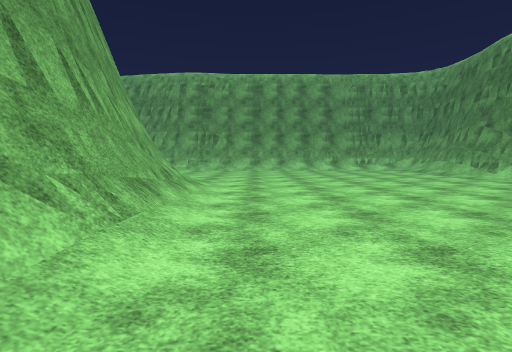
View 1 (above)

20 first-person views from a walk through a Unity game level. The camera is 1.3 m above the floor, tilts 4° down and sees 85° across. The floor is counted in squares, 1 m on a side. Each view is taken from the middle of a square. On the plan, view 1 faces up. The plan holds only what a view shows up to about 13 squares ahead; the rest is blank. The place goes on beyond the plan. The player character is not drawn. Surface patterns are stand-ins for the level's own textures.

View 2
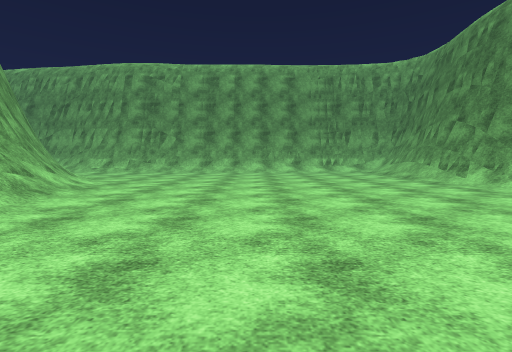

View 3
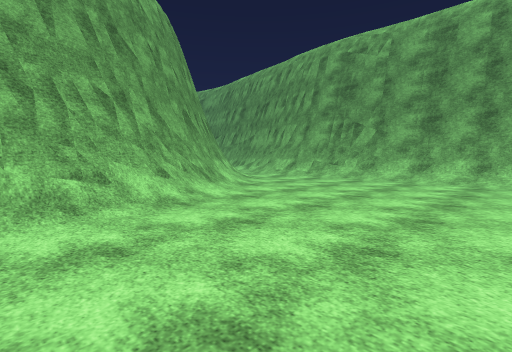

View 4
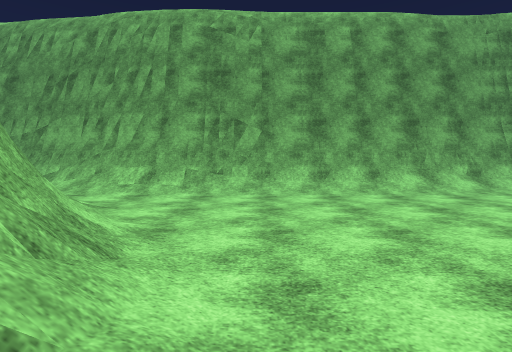

View 5
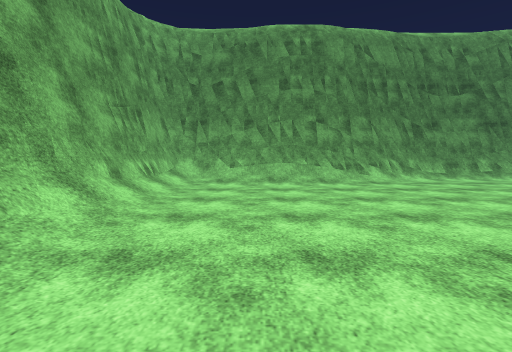

View 6
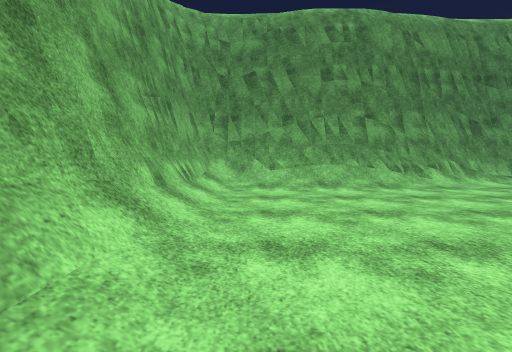

View 7
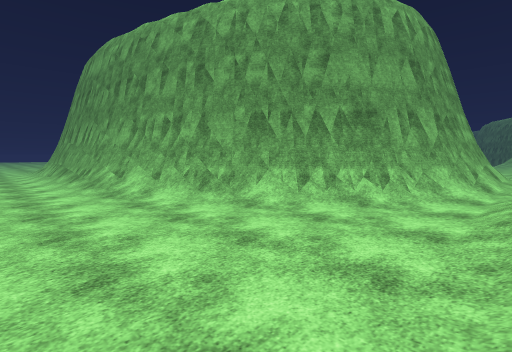

View 8
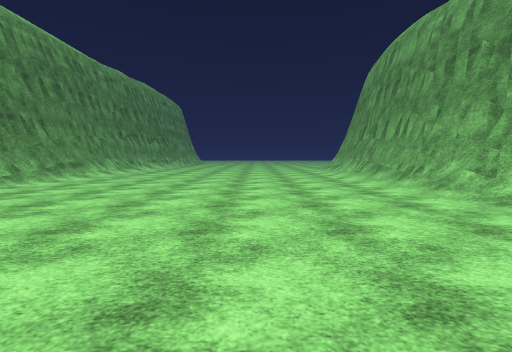

View 9
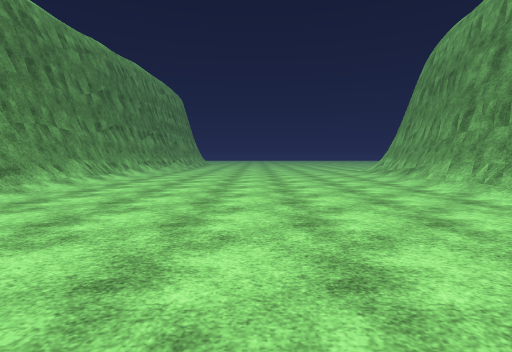

View 10
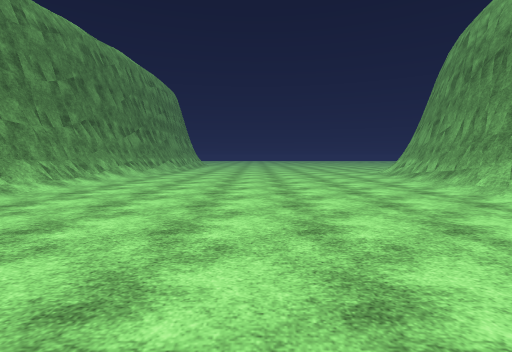

View 11
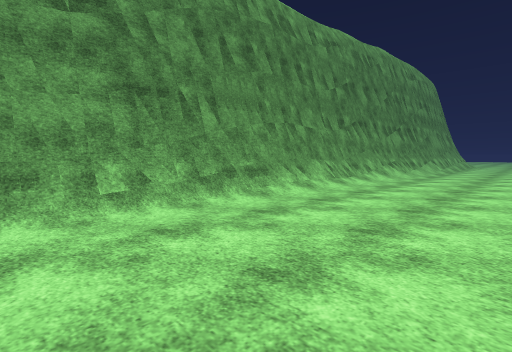

View 12
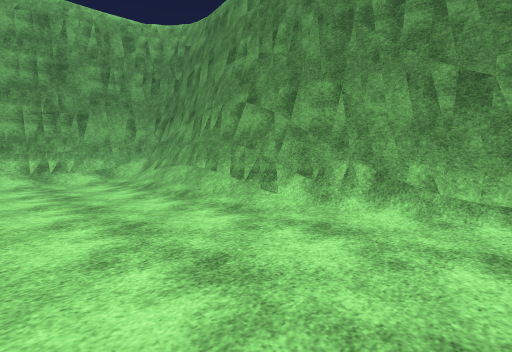

View 13
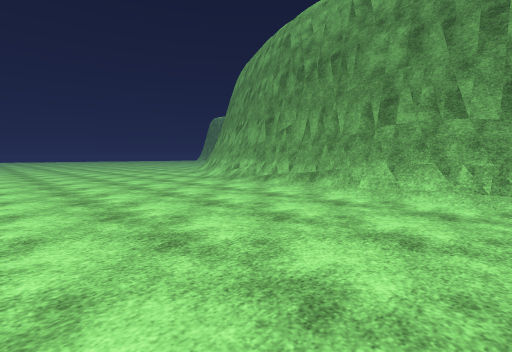

View 14
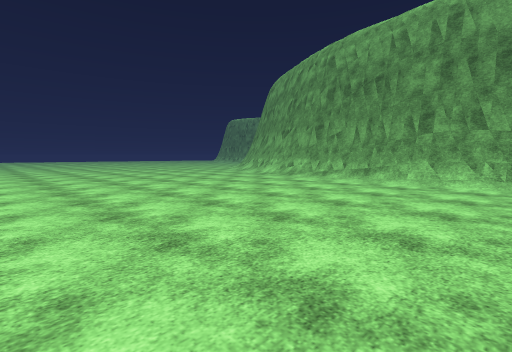

View 15
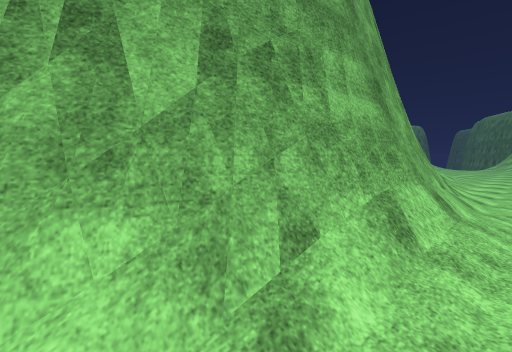

View 16
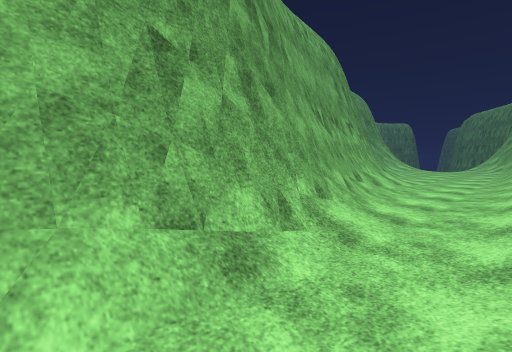

View 17
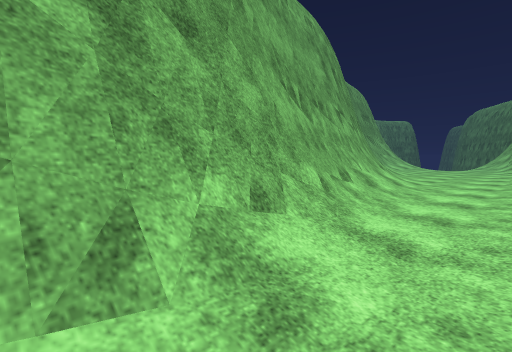

View 18
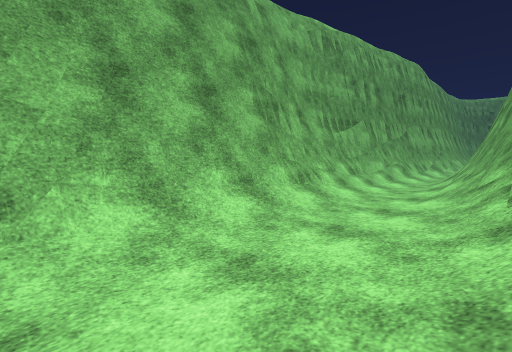

View 19
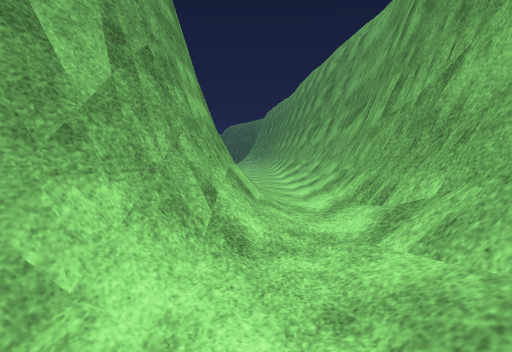

View 20
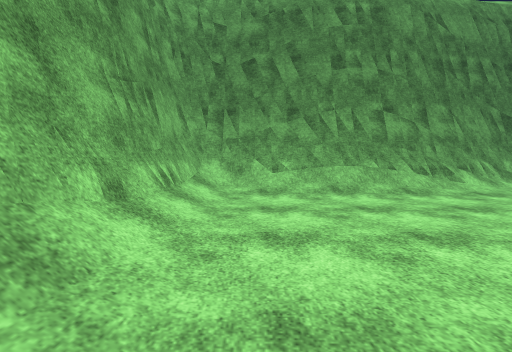

### Floor plan
Key: @ floor where view 1 was taken; # wall or solid block; . main floor; : floor 0.25 m higher than the main floor; / step, stairs or slope; = window, fence, low wall or low ledge; ^ raised ledge.
Columns run from 35 left of view 1 to 15 right of it. Each row starts with its distance up from view 1.
 26 #=======///////////:====^##^^^##^^^^^^^#==========#
 25 /////.............::..:////===////////////......//#
 24 .............////===////........................//#
 23 .........///==#^#####^#=#:....................../=^
 22 .....////#=#^#^^^^  ^^####/...................../#^
 21 ///////###^^           ^##=/..................../#^
 20  ===^###^                ^#=/.................../#^
 19  ^^#^^                    ^#=/................../#^
 18                            ##//................./#^
 17                            ^##/................./#^
 16                             ^#=/................/##
 15                              #=/................./#
 14                              ^#=/................/#
 13                               ^=/.................=
 12                               ^=/.................=
 11                               ^#//................=
 10                                #//................=
  9                                ^#/................=
  8                                ^#/................=
  7                                ^#/................=
  6                                ^#/................=
  5                                ^#/.............../#
  4                                ^^=.............../^
  3                                 ^=.............../^
  2                                 ^=.............../^
  1                                ^#=.............../^
  0                                ^=/.@............./^
 -1                                ^#/.............../^
 -2                                ^#/.............../^

Positions as (right, up) in squares from view 1, and headings:
1: (0, 0), facing up
2: (4, 3), facing up
3: (4, 10), facing up-left
4: (-3, 13), facing up
5: (-1, 22), facing right
6: (1, 24), facing right
7: (1, 25), facing down-left
8: (4, 21), facing down
9: (6, 14), facing down
10: (6, 11), facing down
11: (8, 11), facing down-right
12: (8, 11), facing up-right
13: (7, 5), facing down-left
14: (12, 5), facing down-left
15: (-11, 25), facing down-left
16: (-18, 26), facing down-left
17: (-21, 25), facing down-left
18: (-35, 21), facing up-right
19: (-9, 24), facing left
20: (3, 24), facing right
